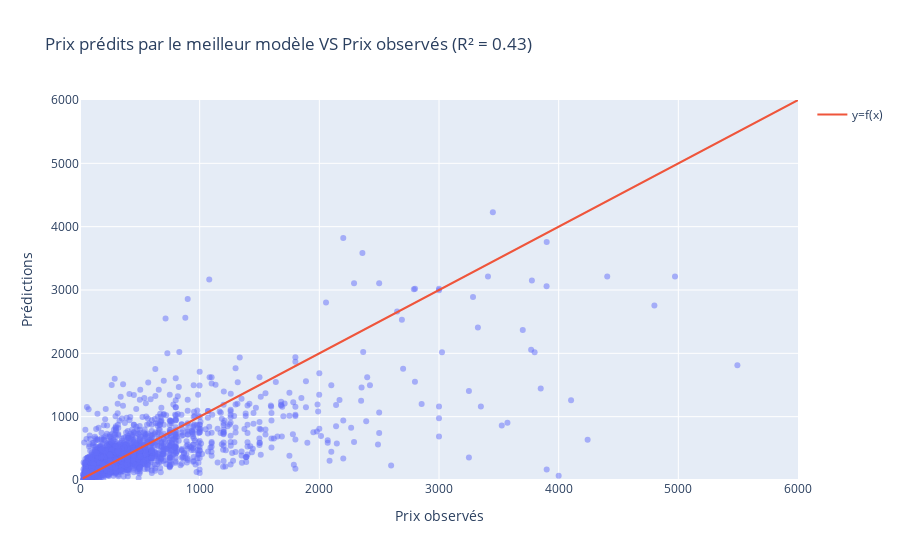

Notebook code cell kept with this figure:
### Code cell
fig = go.Figure()

fig.add_trace(
    go.Scatter(
        x=y_te,
        y=y_pred,
        mode="markers",
        name="y_pred = f(y)", 
        marker=dict(opacity=0.5), 
        showlegend=False
    )
)
fig.add_trace(
    go.Scatter(
        x=y_te,
        y=y_te,
        mode="lines",
        name="y=f(x)"
    )
)

fig.update_layout(
    title_text="Prix prédits par le meilleur modèle VS Prix observés (R² = 0.43)",
    xaxis_title_text="Prix observés",
    yaxis_title_text="Prédictions", 
    xaxis_range=[0,6000],
    yaxis_range=[0,6000]
)

fig.show()

### Figure 1 — Plotly figure (JSON) as saved in the notebook; plotly's stock layout.template omitted (floating-point values rounded to 4 significant figures; data arrays with more than 128 entries replaced by an {"elided": "..."} marker saying what was removed)
{"data": [{"marker": {"opacity": 0.5}, "mode": "markers", "name": "y_pred = f(y)", "showlegend": false, "type": "scatter", "x": {"elided": "2872 float values"}, "y": {"elided": "2872 float values"}}, {"mode": "lines", "name": "y=f(x)", "type": "scatter", "x": {"elided": "2872 float values"}, "y": {"elided": "2872 float values"}}], "layout": {"title": {"text": "Prix prédits par le meilleur modèle VS Prix observés (R² = 0.43)"}, "xaxis": {"range": [0, 6000], "title": {"text": "Prix observés"}}, "yaxis": {"range": [0, 6000], "title": {"text": "Prédictions"}}}}
